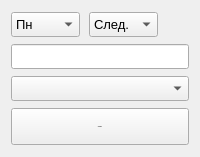
             <widget class="QWidget" name="Add">
              <attribute name="title">
               <string>Добавить</string>
              </attribute>
              <layout class="QVBoxLayout" name="verticalLayout_5">
               <item>
                <widget class="QWidget" name="combo1" native="true">
                 <property name="minimumSize">
                  <size>
                   <width>148</width>
                   <height>30</height>
                  </size>
                 </property>
                 <layout class="QHBoxLayout" name="horizontalLayout">
                  <property name="spacing">
                   <number>9</number>
                  </property>
                  <property name="sizeConstraint">
                   <enum>QLayout::SetFixedSize</enum>
                  </property>
                  <property name="leftMargin">
                   <number>0</number>
                  </property>
                  <property name="topMargin">
                   <number>0</number>
                  </property>
                  <property name="rightMargin">
                   <number>0</number>
                  </property>
                  <property name="bottomMargin">
                   <number>0</number>
                  </property>
                  <item>
                   <widget class="QComboBox" name="weekday1">
                    <property name="minimumSize">
                     <size>
                      <width>69</width>
                      <height>25</height>
                     </size>
                    </property>
                    <property name="font">
                     <font>
                      <pointsize>10</pointsize>
                     </font>
                    </property>
                    <item>
                     <property name="text">
                      <string>Пн</string>
                     </property>
                    </item>
                    <item>
                     <property name="text">
                      <string>Вт</string>
                     </property>
                    </item>
                    <item>
                     <property name="text">
                      <string>Ср</string>
                     </property>
                    </item>
                    <item>
                     <property name="text">
                      <string>Чт</string>
                     </property>
                    </item>
                    <item>
                     <property name="text">
                      <string>Пт</string>
                     </property>
                    </item>
                    <item>
                     <property name="text">
                      <string>Сб</string>
                     </property>
                    </item>
                   </widget>
                  </item>
                  <item>
                   <widget class="QComboBox" name="object1">
                    <property name="minimumSize">
                     <size>
                      <width>69</width>
                      <height>25</height>
                     </size>
                    </property>
                    <property name="font">
                     <font>
                      <pointsize>10</pointsize>
                     </font>
                    </property>
                    <item>
                     <property name="text">
                      <string>След.</string>
                     </property>
                    </item>
                    <item>
                     <property name="text">
                      <string>1</string>
                     </property>
                    </item>
                    <item>
                     <property name="text">
                      <string>2</string>
                     </property>
                    </item>
                    <item>
                     <property name="text">
                      <string>3</string>
                     </property>
                    </item>
                    <item>
                     <property name="text">
                      <string>4</string>
                     </property>
                    </item>
                    <item>
                     <property name="text">
                      <string>5</string>
                     </property>
                    </item>
                    <item>
                     <property name="text">
                      <string>6</string>
                     </property>
                    </item>
                    <item>
                     <property name="text">
                      <string>7</string>
                     </property>
                    </item>
                    <item>
                     <property name="text">
                      <string>8</string>
                     </property>
                    </item>
                   </widget>
                  </item>
                 </layout>
                </widget>
               </item>
               <item>
                <widget class="QLineEdit" name="add_line">
                 <property name="minimumSize">
                  <size>
                   <width>0</width>
                   <height>25</height>
                  </size>
                 </property>
                 <property name="font">
                  <font>
                   <pointsize>10</pointsize>
                  </font>
                 </property>
                </widget>
               </item>
               <item>
                <widget class="QComboBox" name="choose_obj1">
                 <property name="minimumSize">
                  <size>
                   <width>0</width>
                   <height>25</height>
                  </size>
                 </property>
                 <property name="font">
                  <font>
                   <pointsize>10</pointsize>
                  </font>
                 </property>
                </widget>
               </item>
               <item>
                <widget class="QPushButton" name="add_but">
                 <property name="minimumSize">
                  <size>
                   <width>0</width>
                   <height>37</height>
                  </size>
                 </property>
                 <property name="font">
                  <font>
                   <pointsize>-1</pointsize>
                   <weight>50</weight>
                   <bold>false</bold>
                  </font>
                 </property>
                 <property name="styleSheet">
                  <string notr="true">QPushButton {
    padding:10px;
    color: #fffff;
    font-size: 18px;
    border-radius: 10px;
    border: 1px solid #3873d9;
    background-color: white;
	box-shadow: 0 0 10px rgb(0, 0, 0);\n
	transition: all 1s;
}

QPushButton:hover{
	background-color: rgb(171, 211, 247);
	effect = QtWidgets.QGraphicsDropShadowEffect(QPushButton)
	effect.setOffset(0, 0)
	effect.setBlurRadius(20)
	effect.setColor(QColor(57, 219, 255))
	QPushButton.setGraphicsEffect(effect)
}</string>
                 </property>
                 <property name="text">
                  <string>Обновить</string>
                 </property>
                </widget>
               </item>
              </layout>
             </widget>
